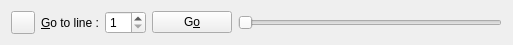
<?xml version="1.0" encoding="UTF-8"?>
<ui version="4.0">
 <class>QGotoLinePanel</class>
 <widget class="QWidget" name="QGotoLinePanel">
  <property name="geometry">
   <rect>
    <x>0</x>
    <y>0</y>
    <width>513</width>
    <height>45</height>
   </rect>
  </property>
  <property name="windowTitle">
   <string notr="true"/>
  </property>
  <layout class="QHBoxLayout" name="horizontalLayout">
   <item>
    <widget class="QToolButton" name="bClose">
     <property name="text">
      <string/>
     </property>
    </widget>
   </item>
   <item>
    <widget class="QLabel" name="label">
     <property name="text">
      <string>&amp;Go to line :</string>
     </property>
     <property name="buddy">
      <cstring>spLine</cstring>
     </property>
    </widget>
   </item>
   <item>
    <widget class="QSpinBox" name="spLine">
     <property name="sizePolicy">
      <sizepolicy hsizetype="Minimum" vsizetype="Fixed">
       <horstretch>0</horstretch>
       <verstretch>0</verstretch>
      </sizepolicy>
     </property>
     <property name="prefix">
      <string/>
     </property>
     <property name="minimum">
      <number>1</number>
     </property>
    </widget>
   </item>
   <item>
    <widget class="QPushButton" name="bGo">
     <property name="text">
      <string>G&amp;o</string>
     </property>
    </widget>
   </item>
   <item>
    <widget class="QSlider" name="slLine">
     <property name="minimum">
      <number>1</number>
     </property>
     <property name="orientation">
      <enum>Qt::Horizontal</enum>
     </property>
    </widget>
   </item>
  </layout>
 </widget>
 <tabstops>
  <tabstop>spLine</tabstop>
  <tabstop>bGo</tabstop>
  <tabstop>bClose</tabstop>
  <tabstop>slLine</tabstop>
 </tabstops>
 <resources/>
 <connections/>
</ui>
